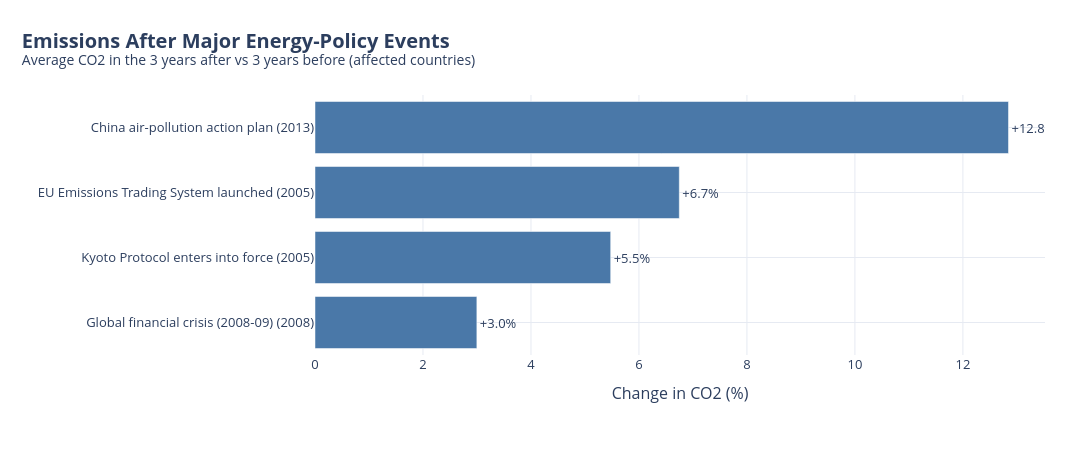

Here is the notebook cell this chart was saved with:
### Markdown cell above
### Q1. What happens to emissions after major energy-policy changes?

### Code cell
ev = eventsdf.merge(event_countriesdf, left_on=E_ID, right_on=EC_ID)
iso_p = cdf.pivot_table(index=C_ISO, columns=C_YEAR, values=C_CO2)

rows = []
for _, r in ev.iterrows():
    iso, y = r[EC_ISO], int(r[E_YEAR])
    if iso not in iso_p.index:
        continue
    s = iso_p.loc[iso]
    before = s.loc[y - 3:y - 1].mean()
    after = s.loc[y + 1:y + 3].mean()
    if pd.notna(before) and pd.notna(after) and before > 0:
        rows.append((r[E_NAME], y, (after / before - 1) * 100))

res = (pd.DataFrame(rows, columns=["event", "year", "pct"])
       .groupby(["event", "year"], as_index=False).pct.mean().sort_values("pct"))
res["label"] = res["event"].str.slice(0, 40) + " (" + res["year"].astype(str) + ")"
if res.empty:
    raise ValueError("No events could be matched to country emissions data.")

# ---- graph ----
fig = go.Figure(go.Bar(x=res["pct"], y=res["label"], orientation="h",
                       marker_color=[RED if v < 0 else BLUE for v in res["pct"]],
                       text=[f"{v:+.1f}%" for v in res["pct"]], textposition="outside",
                       name="Avg change in emissions"))
style(fig, "Emissions After Major Energy-Policy Events",
      "Average CO2 in the 3 years after vs 3 years before (affected countries)",
      "Change in CO2 (%)", "", h=max(450, 40 * len(res) + 160))
fig.show()

# ---- summary ----
summary = f"""
Of {len(res)} events analysed, {int((res.pct < 0).sum())} were followed by lower average emissions in the
countries involved. The largest decline followed "{res.iloc[0]['event']}" ({res.iloc[0]['year']}, {res.iloc[0].pct:.1f}%),
while "{res.iloc[-1]['event']}" ({res.iloc[-1]['year']}) saw a {res.iloc[-1].pct:+.1f}% change.
This is a before/after comparison, not proof of causation, since the wider economy and other policies move at the same time.
""".strip()
print(summary)
save_report(TOPIC, "q1", "What happens to emissions after major energy-policy changes?", fig, summary)

### Figure 1 — Plotly figure (JSON) as saved in the notebook; plotly's stock layout.template omitted (floating-point values rounded to 4 significant figures)
{"data": [{"marker": {"color": ["#4a78a8", "#4a78a8", "#4a78a8", "#4a78a8"]}, "name": "Avg change in emissions", "orientation": "h", "text": ["+3.0%", "+5.5%", "+6.7%", "+12.8%"], "textposition": "outside", "type": "bar", "x": [2.998, 5.476, 6.747, 12.84], "y": ["Global financial crisis (2008-09) (2008)", "Kyoto Protocol enters into force (2005)", "EU Emissions Trading System launched (2005)", "China air-pollution action plan (2013)"]}], "layout": {"font": {"color": "#2c3e5e", "size": 13}, "height": 450, "legend": {"orientation": "h", "x": 0.5, "xanchor": "center", "y": -0.25}, "margin": {"b": 95, "l": 75, "r": 45, "t": 95}, "paper_bgcolor": "white", "plot_bgcolor": "white", "title": {"font": {"color": "#2c3e5e", "size": 20}, "text": "<b>Emissions After Major Energy-Policy Events</b><br><sup>Average CO2 in the 3 years after vs 3 years before (affected countries)</sup>", "x": 0.02, "xanchor": "left"}, "width": 1090, "xaxis": {"gridcolor": "#e6eaf2", "title": {"text": "Change in CO2 (%)"}, "zeroline": false}, "yaxis": {"gridcolor": "#e6eaf2", "title": {"text": ""}, "zeroline": false}}}
